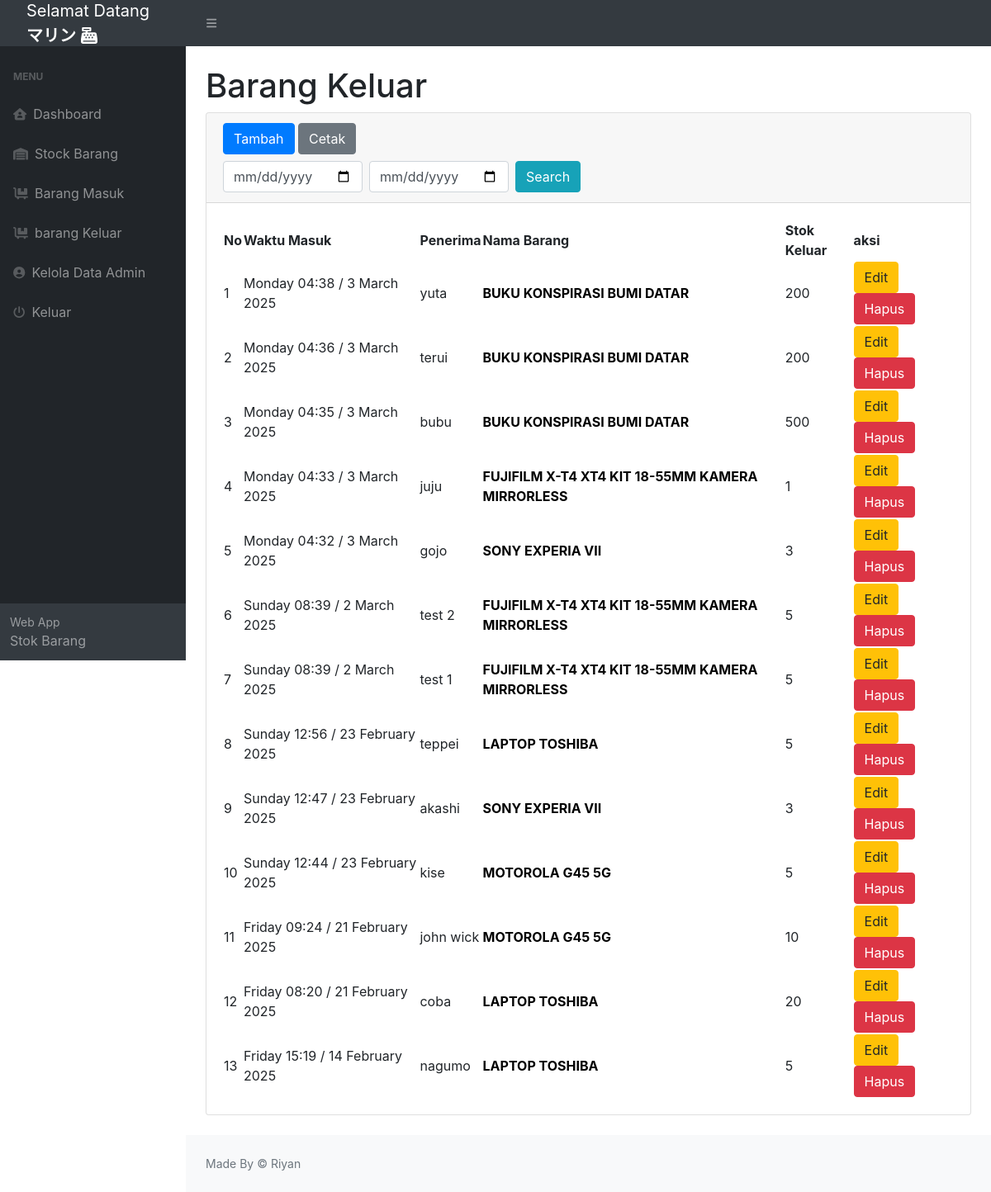
The page /goodsOut.php (signed in) on the database its author committed.
### tables this page shows
CREATE TABLE `goods_out` (
  `id_out` int NOT NULL,
  `goods_id` int NOT NULL,
  `out_time` timestamp NOT NULL DEFAULT CURRENT_TIMESTAMP,
  `receiver` varchar(70) NOT NULL,
  `qty` int NOT NULL
);

CREATE TABLE `goods` (
  `id_goods` int NOT NULL,
  `goods_name` varchar(70) NOT NULL,
  `description` varchar(100) NOT NULL,
  `stock` int NOT NULL,
  `image` varchar(100) DEFAULT NULL
);

### goodsOut.php (the view, shortened to what this page needs)
<?php
include("connection.php");
try {
    if (isset($_POST['dateFilter'])) {
        $startDate = $_POST['filterDateStart'];
        $endDate = $_POST['filterDateEnd'];
        if (!empty($startDate) && !empty($endDate)) {
            $queryBarangKeluar = $db->prepare("SELECT goods_out.*, goods.goods_name, goods.image,
                                        goods.description
                                        FROM goods_out
                                        INNER JOIN goods ON goods_out.goods_id = goods.id_goods
                                        WHERE out_time BETWEEN :startDate AND DATE_ADD(:endDate, INTERVAL 1 DAY)
                                        ORDER BY out_time DESC");
            $queryBarangKeluar->bindParam(':startDate', $startDate);
            $queryBarangKeluar->bindParam(':endDate', $endDate);
            $queryBarangKeluar->execute();
            $dataBarangKeluar = $queryBarangKeluar->fetchAll();
        } else {
            $queryBarangKeluar = $db->prepare("SELECT goods_out.*, goods.goods_name, goods.image, goods.description
                                        FROM goods_out
                                        INNER JOIN goods ON goods_out.goods_id = goods.id_goods
                                        ORDER BY out_time DESC");
            $queryBarangKeluar->execute();
            $dataBarangKeluar = $queryBarangKeluar->fetchAll();
        }
    } else {
        $queryBarangKeluar = $db->prepare("SELECT goods_out.*, goods.goods_name, goods.image,goods.description
                                        FROM goods_out
                                        INNER JOIN goods ON goods_out.goods_id = goods.id_goods
                                        ORDER BY out_time DESC");
        $queryBarangKeluar->execute();
        $dataBarangKeluar = $queryBarangKeluar->fetchAll();
    }
} catch (Exception $e) {
    echo "Gagal :" . $e->getMessage();
}
?>
<!DOCTYPE html>
<html lang="en">
<head>
    <link href="https://cdn.jsdelivr.net/npm/simple-datatables@7.1.2/dist/style.min.css" rel="stylesheet" />
    <link href="css/styles.css" rel="stylesheet" />
    <link rel="stylesheet" href="https://cdn.jsdelivr.net/npm/bootstrap@4.6.2/dist/css/bootstrap.min.css">
    <link rel="stylesheet" href="css/imageStyle.css">
</head>
<body class="sb-nav-fixed">
    <nav class="sb-topnav navbar navbar-expand navbar-dark bg-dark">
        <a class="navbar-brand ps-3" href="index.php"> Selamat Datang <br>
            <b><?= $_SESSION['name']; ?></b>
            <i class="fas fa-cash-register"></i>
        </a>
        <button class="btn btn-link btn-sm order-1 order-lg-0 me-4 me-lg-0" id="sidebarToggle" href="#!"><i class="fas fa-bars"></i></button>
    </nav>
    <div id="layoutSidenav">
        <div id="layoutSidenav_nav">
            <nav class="sb-sidenav accordion sb-sidenav-dark" id="sidenavAccordion">
                <div class="sb-sidenav-menu">
                    <div class="sb-sidenav-menu">
                        <div class="nav">
                            <div class="sb-sidenav-menu-heading">Menu</div>
                            <a class="nav-link" href="index.php">
                                <div class="sb-nav-link-icon"><i class="fa-solid fa-house-user"></i></div>
                                Dashboard
                            </a>
                            <a class="nav-link" href="goodsList.php">
                                <div class="sb-nav-link-icon"><i class="fas fa-warehouse"></i></div>
                                Stock Barang
                            </a>
                            <a class="nav-link" href="goodsEnter.php">
                                <div class="sb-nav-link-icon"><i class="fas fa-dolly-flatbed"></i></div>
                                Barang Masuk
                            </a>
                            <a class="nav-link" href="goodsOut.php">
                                <div class="sb-nav-link-icon"><i class="fas fa-dolly-flatbed"></i></div>
                                barang Keluar
                            </a>
                            <a class="nav-link" href="usersList.php">
                                <div class="sb-nav-link-icon"><i class="fas fa-user-circle"></i></div>
                                Kelola Data Admin
                            </a>
                            <a class="nav-link" href="logout.php">
                                <div class="sb-nav-link-icon"><i class="fas fa-power-off"></class=>></i></div>
                                Keluar
                            </a>
                        </div>
                    </div>
                </div>
                <div class="sb-sidenav-footer">
                    <div class="small">Web App</div>
                    Stok Barang
                </div>
            </nav>
        </div>
        <div id="layoutSidenav_content">
            <main>
                <div class="container-fluid px-4">
                    <h1 class="mt-4">Barang Keluar</h1>
                    <div class="card mb-4">
                        <div class="card-header">
                            <button type="button" class="btn btn-primary" data-bs-toggle="modal" data-bs-target="#myModal">
                                Tambah
                            </button>
                            <a href="exportGoodsOut.php" class="btn btn-secondary">Cetak</a>
                            <div class="row mt-2">
                                <div class="col">
                                    <form method="POST" class="form-inline">
                                        <input type="date" name="filterDateStart" class="form-control">
                                        <input type="date" name="filterDateEnd" class="form-control ml-2">
                                        <button type="submit" name="dateFilter" class="btn btn-info ml-2">Search</button>
                                    </form>
                                </div>
                            </div>
                        </div>
                        <div class="card-body">
                            <table id="datatablesSimple">
                                <thead>
                                    <tr>
                                        <th>No</th>
                                        <th>Waktu Masuk</th>
                                        <th>Penerima</th>
                                        <th>Nama Barang</th>
                                        <th>Stok Keluar</th>
                                        <th>aksi</th>
                                    </tr>
                                </thead>
                                <tbody>
                                    <?php foreach ($dataBarangKeluar as $index => $data) : ?>
                                        <tr>
                                            <td><?= $index + 1; ?></td>
                                            <td> <?= date("l H:i / j F Y", strtotime($data['out_time'])); ?> </td>
                                            <td> <?= $data['receiver']; ?> </td>
                                            <td><a href="detailGoods.php?id_goods=<?= $data['goods_id'] ?>" style="color: black; text-decoration: true;"><b><?= $data['description'] ?></b></a></td>
                                            <td> <?= $data['qty']; ?> </td>
                                            <td>
                                                <button type="button" class="btn btn-warning" data-bs-toggle="modal" data-bs-target="#editModals<?= $data['id_out'] ?>">
                                                    Edit
                                                </button>
                                                <button type="button" class="btn btn-danger" data-bs-toggle="modal" data-bs-target="#deleteModals<?= $data['id_out'] ?>">
                                                    Hapus
                                                </button>
                                            </td>
                                        </tr>
                                    <?php endforeach; ?>
                                </tbody>
                            </table>
                        </div>
                    </div>
                </div>
            </main>
            <footer class="py-4 bg-light mt-auto">
                <div class="container-fluid px-4">
                    <div class="d-flex align-items-center justify-content-between small">
                        <div class="text-muted">Made By &copy; Riyan</div>
                    </div>
                </div>
            </footer>
        </div>
    </div>
</body>
</html>

### css/imageStyle.css (style rules this page uses)
a { color: black; text-decoration: none; }

### rows shown on the page
goods_out: out_time "Monday 04:38 / 3 March 2025", receiver "yuta", goods.description "BUKU KONSPIRASI BUMI DATAR", qty "200"
goods_out: out_time "Monday 04:36 / 3 March 2025", receiver "terui", goods.description "BUKU KONSPIRASI BUMI DATAR", qty "200"
goods_out: out_time "Monday 04:35 / 3 March 2025", receiver "bubu", goods.description "BUKU KONSPIRASI BUMI DATAR", qty "500"
goods_out: out_time "Monday 04:33 / 3 March 2025", receiver "juju", goods.description "FUJIFILM X-T4 XT4 KIT 18-55MM KAMERA MIRRORLESS", qty "1"
goods_out: out_time "Monday 04:32 / 3 March 2025", receiver "gojo", goods.description "SONY EXPERIA VII", qty "3"
goods_out: out_time "Sunday 08:39 / 2 March 2025", receiver "test 2", goods.description "FUJIFILM X-T4 XT4 KIT 18-55MM KAMERA MIRRORLESS", qty "5"
goods_out: out_time "Sunday 08:39 / 2 March 2025", receiver "test 1", goods.description "FUJIFILM X-T4 XT4 KIT 18-55MM KAMERA MIRRORLESS", qty "5"
goods_out: out_time "Sunday 12:56 / 23 February 2025", receiver "teppei", goods.description "LAPTOP TOSHIBA", qty "5"
goods_out: out_time "Sunday 12:47 / 23 February 2025", receiver "akashi", goods.description "SONY EXPERIA VII", qty "3"
goods_out: out_time "Sunday 12:44 / 23 February 2025", receiver "kise", goods.description "MOTOROLA G45 5G", qty "5"
goods_out: out_time "Friday 09:24 / 21 February 2025", receiver "john wick", goods.description "MOTOROLA G45 5G", qty "10"
goods_out: out_time "Friday 08:20 / 21 February 2025", receiver "coba", goods.description "LAPTOP TOSHIBA", qty "20"
goods_out: out_time "Friday 15:19 / 14 February 2025", receiver "nagumo", goods.description "LAPTOP TOSHIBA", qty "5"

### other values the page prints
$_SESSION['name'] "マリン"
